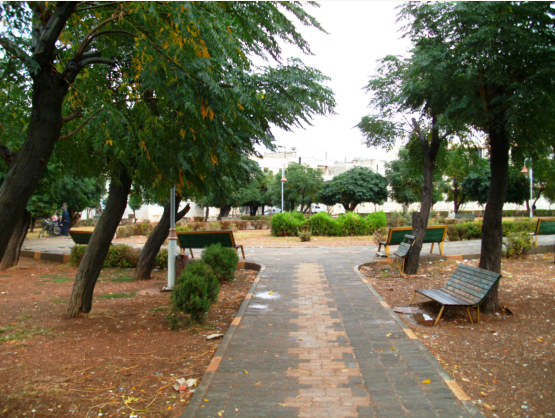
%> input picture nwpic.bmp, 555 x 418 px
$ octave --eval "result = segmenttest1(imread('nwpic.bmp'));"   (GNU Octave 9; MATLAB toolbox functions it lacks are replaced by stand-ins)
%> lines starting %> are read from the running program, lines starting %| are printed output that depends on the picture; in (x1, y1, x2, y2) boxes, pixels count from 0 and x2, y2 are one past the last pixel; in counts of white or black regions, pixels touching at a corner belong together; the program's own positions count from 1
function [ Sn ] = segmenttest1( pic )
%UNTITLED2 Summary of this function goes here
%   Detailed explanation goes here
[h,w,~]=size(pic);
%> h = 418; w = 555

S1=pic(:,:,3)>pic(:,:,1)+15;
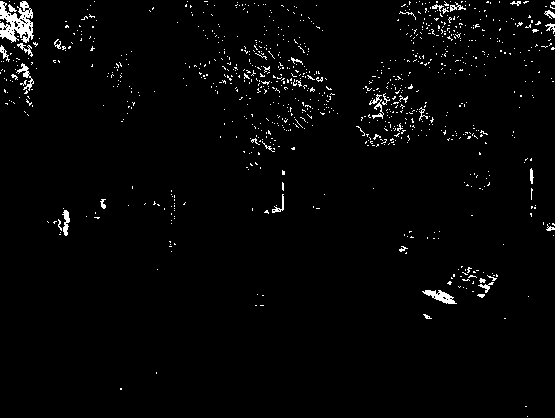
%> S1: size 418x555 logical; 2.2% white in thin lines or dots
S2=pic(:,:,1)>pic(:,:,3)+1;
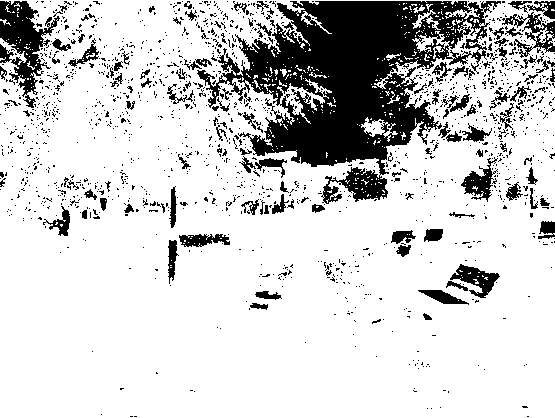
%> S2: size 418x555 logical; 81.1% white; 1549 black regions (1426 under 20 px), largest, box (x1, y1, x2, y2) and area: (197, 1, 501, 204) 25920, (0, 1, 60, 108) 2697, (502, 12, 555, 58) 809
Sn=S1&S2;
%> Sn: size 418x555 logical; every value is 0
Sn = imclearborder(Sn);
if sum(sum(Sn))<ceil(h*w/10)
    Sn=S1&S2;
end
Sn = bwareaopen(Sn, ceil(h*w/100));

% Now remove holes < 1% image area
Sn = ~bwareaopen(~Sn, ceil(h*w/100));
end

$ run again, on npic.png
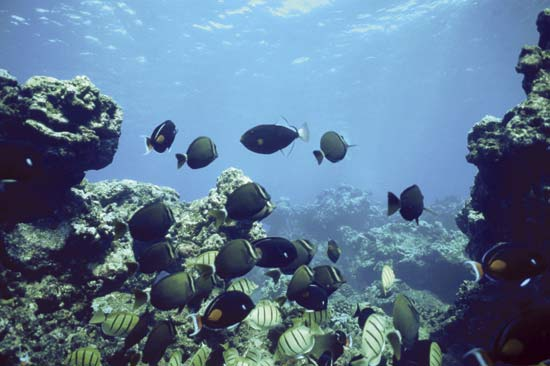
%> input picture npic.png, 550 x 366 px
%> in segmenttest1, `S1=pic(:,:,3)>pic(:,:,1)+15;`:
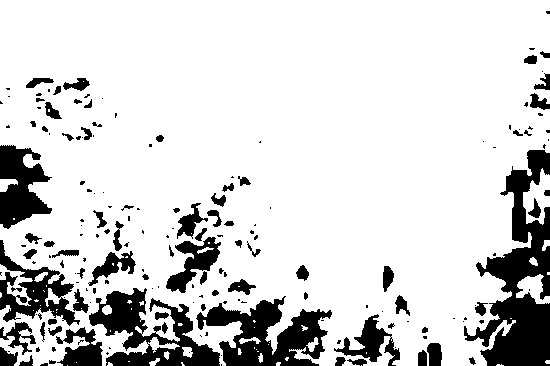
%> S1: size 366x550 logical; 83.1% white; 180 black regions (103 under 20 px), largest, box (x1, y1, x2, y2) and area: (464, 150, 550, 366) 8370, (196, 296, 332, 366) 4841, (89, 288, 220, 366) 4531
%> in segmenttest1, `S2=pic(:,:,1)>pic(:,:,3)+1;`:
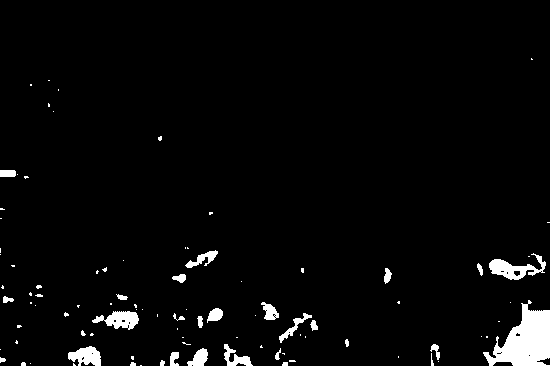
%> S2: size 366x550 logical; 3.3% white; 93 white regions (65 under 20 px), largest, box (x1, y1, x2, y2) and area: (483, 300, 550, 366) 2416, (489, 253, 546, 280) 652, (92, 311, 139, 330) 512
%> Sn: size 366x550 logical; every value is 0
